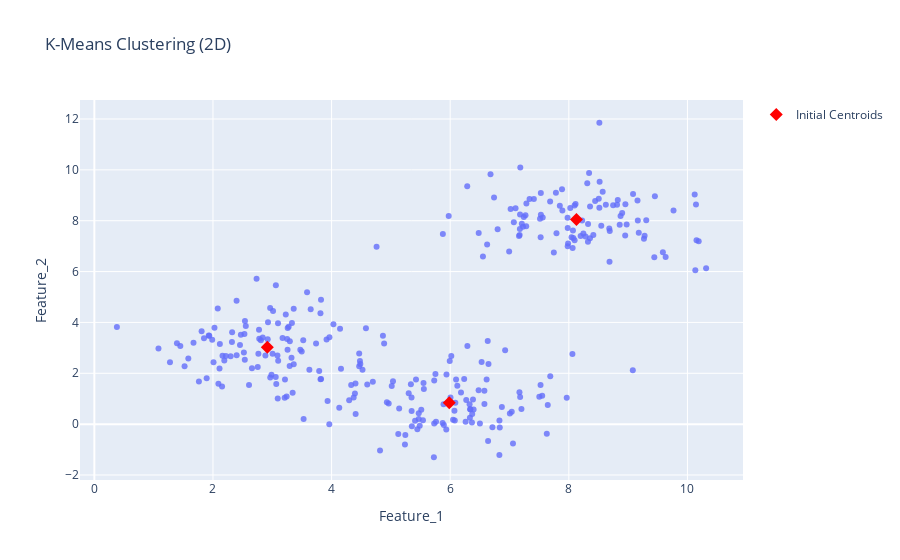

Source (notebook cell):
### Code cell
import os
import warnings
import numpy as np
import pandas as pd
import plotly.express as px
import plotly.graph_objects as go
from sklearn.cluster import KMeans
from sklearn.datasets import make_blobs
from tabulate import tabulate


# Set the environment variable OMP_NUM_THREADS to 1
os.environ["OMP_NUM_THREADS"] = "1"

# Suppress UserWarning related to KMeans memory leak
warnings.filterwarnings("ignore", category=UserWarning)

# Generate a sample dataset with two features and three clusters
np.random.seed(42)
data = np.concatenate([
    np.random.normal(loc=[3, 3], scale=1, size=(100, 2)),
    np.random.normal(loc=[8, 8], scale=1, size=(100, 2)),
    np.random.normal(loc=[6, 1], scale=1, size=(100, 2))
])

# Create a DataFrame for Plotly
df = pd.DataFrame(data, columns=['Feature_1', 'Feature_2'])

# Choose the number of clusters (K)
num_clusters = 3

# Step 1: Choosing the number of clusters (K)
kmeans = KMeans(n_clusters=num_clusters,n_init=10, init='random', random_state=42)

# Step 2: Initializing centroids
initial_centroids = kmeans.fit(df).cluster_centers_

# Create a DataFrame for initial centroids
centroids_df = pd.DataFrame(initial_centroids, columns=['Feature_1', 'Feature_2'])

# Plot the initial 2D scatter plot with centroids
fig_2d = px.scatter(df, x='Feature_1', y='Feature_2', opacity=0.8, title='K-Means Clustering (2D)', size_max=10)
fig_2d.update_traces(marker=dict(symbol='circle'))

# Add initial centroids to the 2D scatter plot
fig_2d.add_trace(go.Scatter(
    x=centroids_df['Feature_1'],
    y=centroids_df['Feature_2'],
    mode='markers',
    marker=dict(color='red', symbol='diamond', size=10),
    name='Initial Centroids'
))

# Show the initial 2D plot
fig_2d.show()

### Figure 1 — Plotly figure (JSON) as saved in the notebook; plotly's stock layout.template omitted (floating-point values rounded to 4 significant figures; data arrays with more than 128 entries replaced by an {"elided": "..."} marker saying what was removed)
{"data": [{"hovertemplate": "Feature_1=%{x}<br>Feature_2=%{y}<extra></extra>", "legendgroup": "", "marker": {"color": "#636efa", "opacity": 0.8, "symbol": "circle"}, "mode": "markers", "name": "", "orientation": "v", "showlegend": false, "type": "scatter", "x": {"elided": "300 float values"}, "xaxis": "x", "y": {"elided": "300 float values"}, "yaxis": "y"}, {"marker": {"color": "red", "size": 10, "symbol": "diamond"}, "mode": "markers", "name": "Initial Centroids", "type": "scatter", "x": [8.128, 5.984, 2.917], "y": [8.043, 0.8386, 3.025]}], "layout": {"legend": {"tracegroupgap": 0}, "title": {"text": "K-Means Clustering (2D)"}, "xaxis": {"anchor": "y", "domain": [0, 1], "title": {"text": "Feature_1"}}, "yaxis": {"anchor": "x", "domain": [0, 1], "title": {"text": "Feature_2"}}}}
